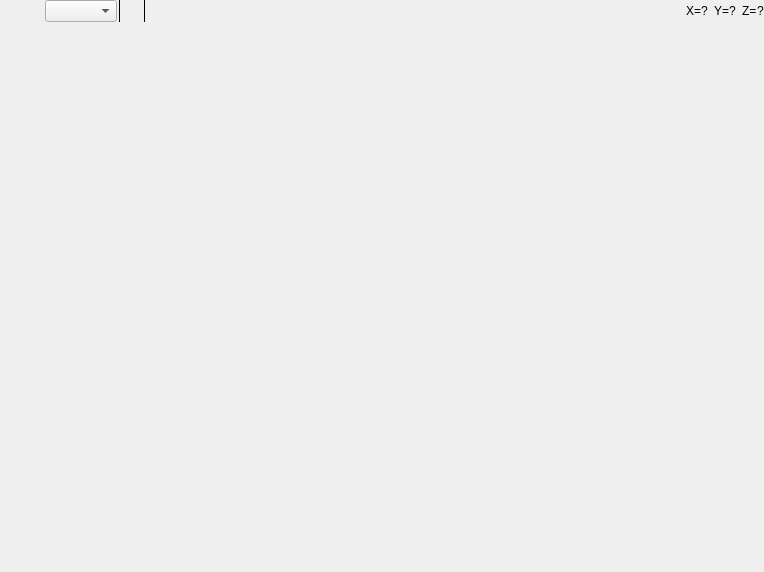
<?xml version="1.0" encoding="UTF-8"?>
<ui version="4.0">
 <class>Mayo::MainWindow</class>
 <widget class="QMainWindow" name="Mayo::MainWindow">
  <property name="geometry">
   <rect>
    <x>0</x>
    <y>0</y>
    <width>764</width>
    <height>572</height>
   </rect>
  </property>
  <property name="windowTitle">
   <string>Zenith</string>
  </property>
  <widget class="QWidget" name="centralWidget">
   <layout class="QVBoxLayout" name="verticalLayout_4">
    <property name="spacing">
     <number>0</number>
    </property>
    <property name="leftMargin">
     <number>0</number>
    </property>
    <property name="topMargin">
     <number>0</number>
    </property>
    <property name="rightMargin">
     <number>0</number>
    </property>
    <property name="bottomMargin">
     <number>0</number>
    </property>
    <item>
     <widget class="QStackedWidget" name="stack_Main">
      <property name="currentIndex">
       <number>1</number>
      </property>
      <widget class="QWidget" name="page_MainHome">
       <layout class="QVBoxLayout" name="verticalLayout_8">
        <property name="spacing">
         <number>20</number>
        </property>
        <item>
         <widget class="QWidget" name="widget_MainHome" native="true">
          <layout class="QVBoxLayout" name="verticalLayout_9">
           <property name="spacing">
            <number>20</number>
           </property>
           <item>
            <widget class="QLabel" name="label_AppIcon">
             <property name="text">
              <string/>
             </property>
             <property name="pixmap">
              <pixmap resource="../mayo.qrc">:/images/appicon_128.png</pixmap>
             </property>
             <property name="alignment">
              <set>Qt::AlignBottom|Qt::AlignHCenter</set>
             </property>
            </widget>
           </item>
           <item>
            <widget class="QLabel" name="label_MainHome">
             <property name="text">
              <string>&lt;html&gt;&lt;head/&gt;&lt;body&gt;&lt;p&gt;&lt;span style=&quot; font-size:10pt;&quot;&gt;You can create a &lt;/span&gt;&lt;a href=&quot;NewDocument&quot;&gt;&lt;span style=&quot; font-size:10pt; text-decoration: underline; color:#0000ff;&quot;&gt;New Document&lt;/span&gt;&lt;/a&gt;&lt;/p&gt;&lt;p&gt;&lt;span style=&quot; font-size:10pt;&quot;&gt;or &lt;/span&gt;&lt;a href=&quot;OpenDocuments&quot;&gt;&lt;span style=&quot; font-size:10pt; text-decoration: underline; color:#0000ff;&quot;&gt;Open Existing Documents&lt;/span&gt;&lt;/a&gt;&lt;/p&gt;&lt;/body&gt;&lt;/html&gt;</string>
             </property>
             <property name="alignment">
              <set>Qt::AlignHCenter|Qt::AlignTop</set>
             </property>
            </widget>
           </item>
          </layout>
         </widget>
        </item>
       </layout>
      </widget>
      <widget class="QWidget" name="page_MainControl">
       <layout class="QVBoxLayout" name="verticalLayout_7">
        <property name="leftMargin">
         <number>0</number>
        </property>
        <property name="topMargin">
         <number>0</number>
        </property>
        <property name="rightMargin">
         <number>0</number>
        </property>
        <property name="bottomMargin">
         <number>0</number>
        </property>
        <item>
         <widget class="QSplitter" name="splitter_Main">
          <property name="orientation">
           <enum>Qt::Horizontal</enum>
          </property>
          <property name="childrenCollapsible">
           <bool>false</bool>
          </property>
	  <!--
          <widget class="QWidget" name="widget_Left" native="true">
           <layout class="QHBoxLayout" name="horizontalLayout_3">
            <property name="spacing">
             <number>0</number>
            </property>
            <property name="leftMargin">
             <number>0</number>
            </property>
            <property name="topMargin">
             <number>0</number>
            </property>
            <property name="rightMargin">
             <number>0</number>
            </property>
            <property name="bottomMargin">
             <number>0</number>
            </property>
            <item>
             <widget class="QWidget" name="widget_LeftContents" native="true">
              <layout class="QVBoxLayout" name="verticalLayout_5">
               <property name="spacing">
                <number>0</number>
               </property>
               <property name="leftMargin">
                <number>0</number>
               </property>
               <property name="topMargin">
                <number>0</number>
               </property>
               <property name="rightMargin">
                <number>0</number>
               </property>
               <property name="bottomMargin">
                <number>0</number>
               </property>
               <item>
                <widget class="QWidget" name="widget_LeftHeader" native="true">
                 <layout class="QHBoxLayout" name="Layout_WidgetLeftHeader">
                  <property name="spacing">
                   <number>1</number>
                  </property>
                  <property name="leftMargin">
                   <number>0</number>
                  </property>
                  <property name="topMargin">
                   <number>0</number>
                  </property>
                  <property name="rightMargin">
                   <number>4</number>
                  </property>
                  <property name="bottomMargin">
                   <number>0</number>
                  </property>
                  <item>
                   <widget class="QComboBox" name="combo_LeftContents">
                    <property name="sizePolicy">
                     <sizepolicy hsizetype="Preferred" vsizetype="Fixed">
                      <horstretch>1</horstretch>
                      <verstretch>0</verstretch>
                     </sizepolicy>
                    </property>
                    <property name="minimumSize">
                     <size>
                      <width>0</width>
                      <height>22</height>
                     </size>
                    </property>
                    <item>
                     <property name="text">
                      <string>Application tree</string>
                     </property>
                    </item>
                    <item>
                     <property name="text">
                      <string>Opened documents</string>
                     </property>
                    </item>
                    <item>
                     <property name="text">
                      <string>File system</string>
                     </property>
                    </item>
                   </widget>
                  </item>
                  <item>
                   <widget class="Line" name="line_SeparatorComboLeftContents">
                    <property name="frameShadow">
                     <enum>QFrame::Plain</enum>
                    </property>
                    <property name="orientation">
                     <enum>Qt::Vertical</enum>
                    </property>
                   </widget>
                  </item>
                  <item>
                   <widget class="QToolButton" name="btn_CloseLeftSideBar">
                    <property name="toolTip">
                     <string>Close Left Side Bar</string>
                    </property>
                    <property name="icon">
                     <iconset>
                      <normaloff>:/images/themes/classic/left-arrow-cross_16.png</normaloff>:/images/themes/classic/left-arrow-cross_16.png</iconset>
                    </property>
                    <property name="autoRaise">
                     <bool>true</bool>
                    </property>
                   </widget>
                  </item>
                 </layout>
                </widget>
               </item>
               <item>
                <widget class="QStackedWidget" name="stack_LeftContents">
                 <property name="currentIndex">
                  <number>0</number>
                 </property>
                 <widget class="QWidget" name="page_ApplicationTree">
                  <layout class="QVBoxLayout" name="verticalLayout_2">
                   <property name="leftMargin">
                    <number>0</number>
                   </property>
                   <property name="topMargin">
                    <number>0</number>
                   </property>
                   <property name="rightMargin">
                    <number>0</number>
                   </property>
                   <property name="bottomMargin">
                    <number>0</number>
                   </property>
                   <item>
                    <widget class="QSplitter" name="splitter_ApplicationTree">
                     <property name="orientation">
                      <enum>Qt::Vertical</enum>
                     </property>
                     <widget class="WidgetApplicationTree" name="widget_ApplicationTree" native="true">
                      <property name="sizePolicy">
                       <sizepolicy hsizetype="Preferred" vsizetype="Preferred">
                        <horstretch>0</horstretch>
                        <verstretch>1</verstretch>
                       </sizepolicy>
                      </property>
                     </widget>
                     <widget class="WidgetPropertiesEditor" name="widget_Properties" native="true"/>
                    </widget>
                   </item>
                  </layout>
                 </widget>
                 <widget class="QWidget" name="page_OpenedDocuments">
                  <layout class="QVBoxLayout" name="verticalLayout_6">
                   <property name="leftMargin">
                    <number>0</number>
                   </property>
                   <property name="topMargin">
                    <number>0</number>
                   </property>
                   <property name="rightMargin">
                    <number>0</number>
                   </property>
                   <property name="bottomMargin">
                    <number>0</number>
                   </property>
                   <item>
                    <widget class="QListView" name="listView_OpenedDocuments">
                     <property name="horizontalScrollBarPolicy">
                      <enum>Qt::ScrollBarAlwaysOff</enum>
                     </property>
                     <property name="editTriggers">
                      <set>QAbstractItemView::NoEditTriggers</set>
                     </property>
                     <property name="textElideMode">
                      <enum>Qt::ElideMiddle</enum>
                     </property>
                    </widget>
                   </item>
                  </layout>
                 </widget>
                 <widget class="QWidget" name="page_FileSystem">
                  <layout class="QVBoxLayout" name="verticalLayout_3">
                   <property name="leftMargin">
                    <number>0</number>
                   </property>
                   <property name="topMargin">
                    <number>0</number>
                   </property>
                   <property name="rightMargin">
                    <number>0</number>
                   </property>
                   <property name="bottomMargin">
                    <number>0</number>
                   </property>
                   <item>
                    <widget class="WidgetFileSystem" name="widget_FileSystem" native="true"/>
                   </item>
                  </layout>
                 </widget>
                </widget>
               </item>
              </layout>
             </widget>
            </item>
           </layout>
          </widget>
	  -->
          <widget class="QWidget" name="widget_Right" native="true">
           <layout class="QVBoxLayout" name="verticalLayout">
            <property name="spacing">
             <number>0</number>
            </property>
            <property name="leftMargin">
             <number>1</number>
            </property>
            <property name="topMargin">
             <number>0</number>
            </property>
            <property name="rightMargin">
             <number>0</number>
            </property>
            <property name="bottomMargin">
             <number>1</number>
            </property>
            <item>
             <widget class="QWidget" name="widget_ControlGuiDocuments" native="true">
              <layout class="QHBoxLayout" name="horizontalLayout">
               <property name="spacing">
                <number>1</number>
               </property>
               <property name="leftMargin">
                <number>2</number>
               </property>
               <property name="topMargin">
                <number>0</number>
               </property>
               <property name="rightMargin">
                <number>0</number>
               </property>
               <property name="bottomMargin">
                <number>0</number>
               </property>
               <item>
                <widget class="QToolButton" name="btn_PreviousGuiDocument">
                 <property name="icon">
                  <iconset>
                   <normaloff>:/images/themes/classic/back_32.png</normaloff>:/images/themes/classic/back_32.png</iconset>
                 </property>
                 <property name="iconSize">
                  <size>
                   <width>12</width>
                   <height>12</height>
                  </size>
                 </property>
                 <property name="autoRaise">
                  <bool>true</bool>
                 </property>
                </widget>
               </item>
               <item>
                <widget class="QToolButton" name="btn_NextGuiDocument">
                 <property name="icon">
                  <iconset>
                   <normaloff>:/images/themes/classic/next_32.png</normaloff>:/images/themes/classic/next_32.png</iconset>
                 </property>
                 <property name="iconSize">
                  <size>
                   <width>12</width>
                   <height>12</height>
                  </size>
                 </property>
                 <property name="autoRaise">
                  <bool>true</bool>
                 </property>
                </widget>
               </item>
               <item>
                <widget class="QComboBox" name="combo_GuiDocuments">
                 <property name="minimumSize">
                  <size>
                   <width>0</width>
                   <height>22</height>
                  </size>
                 </property>
                 <property name="sizeAdjustPolicy">
                  <enum>QComboBox::AdjustToContents</enum>
                 </property>
                </widget>
               </item>
               <item>
                <widget class="Line" name="line">
                 <property name="frameShadow">
                  <enum>QFrame::Plain</enum>
                 </property>
                 <property name="orientation">
                  <enum>Qt::Vertical</enum>
                 </property>
                </widget>
               </item>
               <item>
                <widget class="QToolButton" name="btn_CloseGuiDocument">
                 <property name="icon">
                  <iconset>
                   <normaloff>:/images/themes/classic/cross_32.png</normaloff>:/images/themes/classic/cross_32.png</iconset>
                 </property>
                 <property name="iconSize">
                  <size>
                   <width>12</width>
                   <height>12</height>
                  </size>
                 </property>
                 <property name="autoRaise">
                  <bool>true</bool>
                 </property>
                </widget>
               </item>
               <item>
                <widget class="Line" name="line_2">
                 <property name="frameShadow">
                  <enum>QFrame::Plain</enum>
                 </property>
                 <property name="orientation">
                  <enum>Qt::Vertical</enum>
                 </property>
                </widget>
               </item>
               <item>
                <widget class="QWidget" name="widget_Spacer" native="true">
                 <property name="sizePolicy">
                  <sizepolicy hsizetype="Preferred" vsizetype="Preferred">
                   <horstretch>1</horstretch>
                   <verstretch>0</verstretch>
                  </sizepolicy>
                 </property>
                </widget>
               </item>
               <item>
                <widget class="QWidget" name="widget_MouseCoords" native="true">
                 <layout class="QHBoxLayout" name="horizontalLayout_7">
                  <property name="leftMargin">
                   <number>0</number>
                  </property>
                  <property name="topMargin">
                   <number>0</number>
                  </property>
                  <property name="rightMargin">
                   <number>0</number>
                  </property>
                  <property name="bottomMargin">
                   <number>0</number>
                  </property>
                  <item>
                   <layout class="QHBoxLayout" name="horizontalLayout_4">
                    <property name="spacing">
                     <number>0</number>
                    </property>
                    <item>
                     <widget class="QLabel" name="label_PosX">
                      <property name="text">
                       <string>X=</string>
                      </property>
                     </widget>
                    </item>
                    <item>
                     <widget class="QLabel" name="label_ValuePosX">
                      <property name="text">
                       <string>?</string>
                      </property>
                     </widget>
                    </item>
                   </layout>
                  </item>
                  <item>
                   <layout class="QHBoxLayout" name="horizontalLayout_5">
                    <property name="spacing">
                     <number>0</number>
                    </property>
                    <item>
                     <widget class="QLabel" name="label_PosY">
                      <property name="text">
                       <string>Y=</string>
                      </property>
                     </widget>
                    </item>
                    <item>
                     <widget class="QLabel" name="label_ValuePosY">
                      <property name="text">
                       <string>?</string>
                      </property>
                     </widget>
                    </item>
                   </layout>
                  </item>
                  <item>
                   <layout class="QHBoxLayout" name="horizontalLayout_6">
                    <property name="spacing">
                     <number>0</number>
                    </property>
                    <item>
                     <widget class="QLabel" name="label_PosZ">
                      <property name="text">
                       <string>Z=</string>
                      </property>
                     </widget>
                    </item>
                    <item>
                     <widget class="QLabel" name="label_ValuePosZ">
                      <property name="text">
                       <string>?</string>
                      </property>
                     </widget>
                    </item>
                   </layout>
                  </item>
                 </layout>
                </widget>
               </item>
              </layout>
             </widget>
            </item>
            <item>
             <widget class="QStackedWidget" name="stack_GuiDocuments">
              <property name="sizePolicy">
               <sizepolicy hsizetype="Expanding" vsizetype="Expanding">
                <horstretch>2</horstretch>
                <verstretch>0</verstretch>
               </sizepolicy>
              </property>
             </widget>
            </item>
           </layout>
          </widget>
         </widget>
        </item>
	-->
       </layout>
      </widget>
     </widget>
    </item>
   </layout>
  </widget>
  <widget class="QMenuBar" name="menuBar">
   <property name="geometry">
    <rect>
     <x>0</x>
     <y>0</y>
     <width>764</width>
     <height>21</height>
    </rect>
   </property>
<!--   <widget class="QMenu" name="menu_File">
    <property name="title">
     <string>&amp;File</string>
    </property>
    <addaction name="actionNewDoc"/>
    <addaction name="actionOpen"/>
    <addaction name="actionRecentFiles"/>
    <addaction name="separator"/>
    <addaction name="actionImport"/>
    <addaction name="actionExportSelectedItems"/>
    <addaction name="separator"/>
    <addaction name="actionCloseDoc"/>
    <addaction name="actionCloseAllDocuments"/>
    <addaction name="actionCloseAllExcept"/>
    <addaction name="separator"/>
    <addaction name="actionQuit"/>
   </widget>
-->
   <widget class="QMenu" name="menu_Help">
    <property name="title">
     <string>&amp;Help</string>
    </property>
    <addaction name="actionReportBug"/>
    <addaction name="separator"/>
    <addaction name="actionAboutMayo"/>
   </widget>
   <widget class="QMenu" name="menu_Options">
    <property name="title">
     <string>&amp;Tools</string>
    </property>
    <addaction name="actionSaveImageView"/>
    <addaction name="actionInspectXDE"/>
    <addaction name="separator"/>
    <addaction name="actionOptions"/>
   </widget>
   <widget class="QMenu" name="menu_Window">
    <property name="title">
     <string>&amp;Window</string>
    </property>
    <addaction name="actionToggleFullscreen"/>
    <addaction name="actionToggleLeftSidebar"/>
    <addaction name="separator"/>
    <addaction name="actionPreviousDoc"/>
    <addaction name="actionNextDoc"/>
   </widget>
   <widget class="QMenu" name="menu_Display">
    <property name="title">
     <string>&amp;Display</string>
    </property>
    <widget class="QMenu" name="menu_Projection">
     <property name="title">
      <string>Projection</string>
     </property>
     <addaction name="actionProjectionOrthographic"/>
     <addaction name="actionProjectionPerspective"/>
    </widget>
    <addaction name="menu_Projection"/>
    <addaction name="actionToggleOriginTrihedron"/>
    <addaction name="separator"/>
    <addaction name="actionZoomIn"/>
    <addaction name="actionZoomOut"/>
   </widget>
<!--   <addaction name="menu_File"/> 
   <addaction name="menu_Display"/>
   <addaction name="menu_Options"/>
   <addaction name="menu_Window"/>
   <addaction name="menu_Help"/>
   -->
  </widget>
  <action name="actionNewDoc">
   <property name="text">
    <string>New</string>
   </property>
   <property name="shortcut">
    <string>Ctrl+N</string>
   </property>
  </action>
  <action name="actionImport">
   <property name="text">
    <string>Import</string>
   </property>
  </action>
  <action name="actionQuit">
   <property name="text">
    <string>Quit</string>
   </property>
  </action>
  <action name="actionOpen">
   <property name="text">
    <string>Open</string>
   </property>
   <property name="shortcut">
    <string>Ctrl+O</string>
   </property>
  </action>
  <action name="actionAboutMayo">
   <property name="text">
    <string>About Mayo</string>
   </property>
  </action>
  <action name="actionReportBug">
   <property name="text">
    <string>Report Bug</string>
   </property>
  </action>
  <action name="actionOptions">
   <property name="text">
    <string>Options</string>
   </property>
  </action>
  <action name="actionSaveImageView">
   <property name="icon">
    <iconset>
     <normaloff>:/images/themes/classic/camera_32.png</normaloff>:/images/themes/classic/camera_32.png</iconset>
   </property>
   <property name="text">
    <string>Save View to Image</string>
   </property>
  </action>
  <action name="actionExportSelectedItems">
   <property name="text">
    <string>Export selected items</string>
   </property>
  </action>
  <action name="actionInspectXDE">
   <property name="text">
    <string>Inspect XDE</string>
   </property>
  </action>
  <action name="actionPreviousDoc">
   <property name="icon">
    <iconset>
     <normaloff>:/images/previous.png</normaloff>:/images/previous.png</iconset>
   </property>
   <property name="text">
    <string>Previous Document</string>
   </property>
   <property name="toolTip">
    <string>Previous Document</string>
   </property>
   <property name="shortcut">
    <string>Alt+Left</string>
   </property>
  </action>
  <action name="actionNextDoc">
   <property name="icon">
    <iconset>
     <normaloff>:/images/next.png</normaloff>:/images/next.png</iconset>
   </property>
   <property name="text">
    <string>Next Document</string>
   </property>
   <property name="toolTip">
    <string>Next Document</string>
   </property>
   <property name="shortcut">
    <string>Alt+Right</string>
   </property>
  </action>
  <action name="actionCloseDoc">
   <property name="icon">
    <iconset>
     <normaloff>:/images/close.png</normaloff>:/images/close.png</iconset>
   </property>
   <property name="text">
    <string>Close &quot;%1&quot;</string>
   </property>
   <property name="shortcut">
    <string>Ctrl+W</string>
   </property>
  </action>
  <action name="actionToggleFullscreen">
   <property name="checkable">
    <bool>true</bool>
   </property>
   <property name="text">
    <string>Fullscreen</string>
   </property>
   <property name="toolTip">
    <string>Switch Fullscreen/Normal</string>
   </property>
   <property name="shortcut">
    <string>F11</string>
   </property>
  </action>
  <action name="actionToggleLeftSidebar">
   <property name="checkable">
    <bool>true</bool>
   </property>
   <property name="icon">
    <iconset>
     <normaloff>:/images/themes/classic/left-sidebar_32.png</normaloff>:/images/themes/classic/left-sidebar_32.png</iconset>
   </property>
   <property name="text">
    <string>Show Left Sidebar</string>
   </property>
   <property name="toolTip">
    <string>Show/Hide Left Sidebar</string>
   </property>
   <property name="shortcut">
    <string>Alt+0</string>
   </property>
  </action>
  <action name="actionRecentFiles">
   <property name="text">
    <string>Recent files</string>
   </property>
  </action>
  <action name="actionToggleOriginTrihedron">
   <property name="checkable">
    <bool>true</bool>
   </property>
   <property name="text">
    <string>Show Origin Trihedron</string>
   </property>
   <property name="toolTip">
    <string>Show/Hide Origin Trihedron</string>
   </property>
  </action>
  <action name="actionZoomIn">
   <property name="text">
    <string>Zoom In</string>
   </property>
   <property name="shortcut">
    <string>Ctrl++</string>
   </property>
  </action>
  <action name="actionZoomOut">
   <property name="text">
    <string>Zoom Out</string>
   </property>
   <property name="shortcut">
    <string>Ctrl+-</string>
   </property>
  </action>
  <action name="actionCloseAllDocuments">
   <property name="text">
    <string>Close all</string>
   </property>
   <property name="shortcut">
    <string>Ctrl+Shift+W</string>
   </property>
  </action>
  <action name="actionCloseAllExcept">
   <property name="text">
    <string>Close all except &quot;%1&quot;</string>
   </property>
  </action>
  <action name="actionProjectionPerspective">
   <property name="checkable">
    <bool>true</bool>
   </property>
   <property name="text">
    <string>Perspective</string>
   </property>
  </action>
  <action name="actionProjectionOrthographic">
   <property name="checkable">
    <bool>true</bool>
   </property>
   <property name="text">
    <string>Orthographic</string>
   </property>
  </action>
 </widget>
 <layoutdefault spacing="6" margin="11"/>
 <customwidgets>
  <customwidget>
   <class>WidgetApplicationTree</class>
   <extends>QWidget</extends>
   <header>widget_application_tree.h</header>
   <container>1</container>
  </customwidget>
  <customwidget>
   <class>WidgetFileSystem</class>
   <extends>QWidget</extends>
   <header>widget_file_system.h</header>
   <container>1</container>
  </customwidget>
  <customwidget>
   <class>WidgetPropertiesEditor</class>
   <extends>QWidget</extends>
   <header>widget_properties_editor.h</header>
   <container>1</container>
  </customwidget>
 </customwidgets>
 <resources>
  <include location="../mayo.qrc"/>
 </resources>
 <connections/>
</ui>
